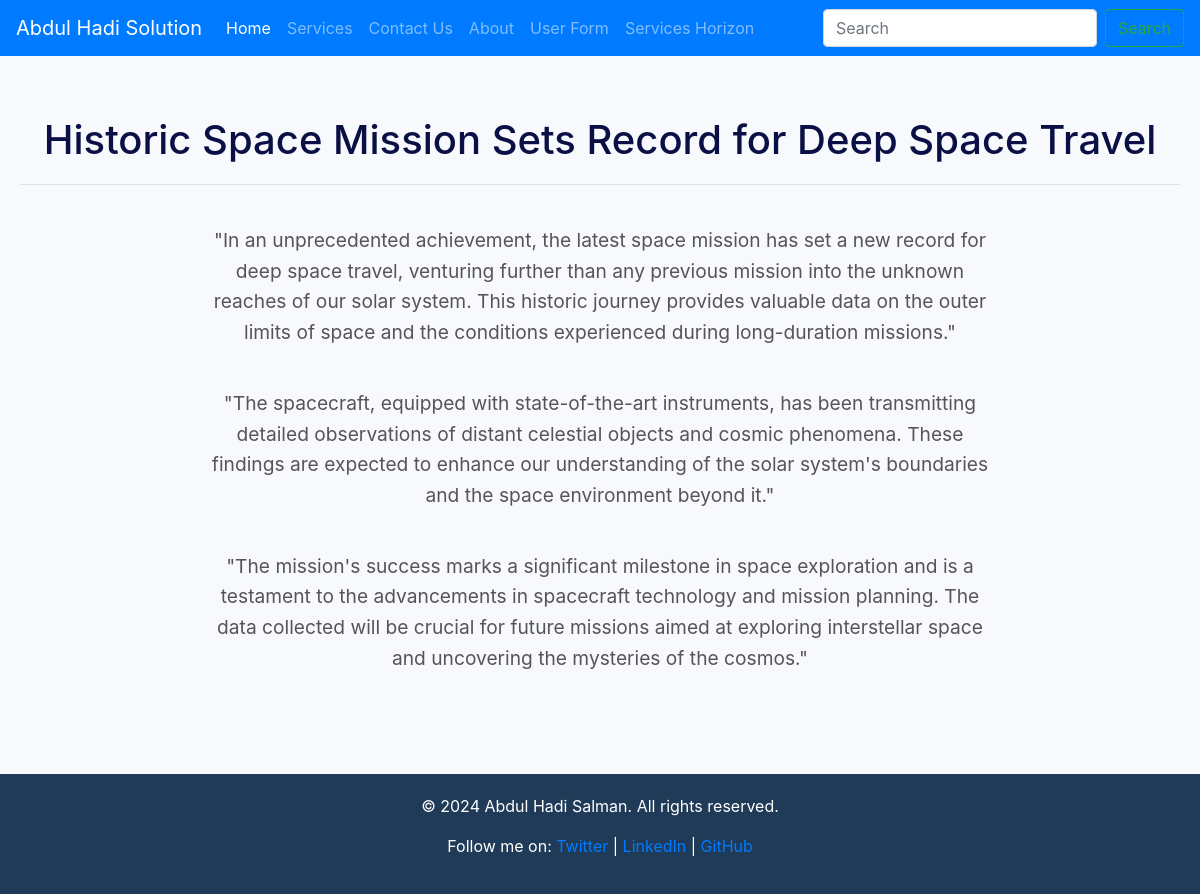
/newsdetails/historic-space-mission-sets-record-for-deep-space, run on the app's committed database.
### news_app/models.py (models this page shows)
class News(models.Model):
    news_title = models.CharField(max_length=100)
    news_description = HTMLField()
    news_slug = AutoSlugField(populate_from='news_title', unique=True, null=True, default=None)

### wscubetech/views.py (the view)
# urls.py: path('newsdetails/<slug>', views.newsDetail, name='newsDetail'),
@csrf_exempt
def newsDetail(request, slug):   # news_id is removed by news_slug
    try:
        newsDetail = News.objects.get(news_slug = slug)  #
    except News.DoesNotExist:
        return HttpResponse('News item not found', status=404)
    return render(request, "newsdetails.html", {'newsDetail': newsDetail})

### templates/newsdetails.html (shortened to what this page needs)
{% load static %}
<!DOCTYPE html>
<html lang="en">
<head>
    <link rel="stylesheet" href="{% static 'css/main.css' %}">
    <link rel="stylesheet" href="https://cdn.jsdelivr.net/npm/bootstrap@4.0.0/dist/css/bootstrap.min.css">
</head>
<body>
    {% include 'nav_bar.html' %}
    <section class="about-section">
        <h1>{{ newsDetail.news_title }}</h1> <hr>
        <p>{{ newsDetail.news_description | safe  }}</p>
    </section>
    {% include 'footer.html' %}
</body>
</html>

### static/css/main.css (style rules this page uses)
body { font-family: Arial, sans-serif; margin: 0; padding: 0; background-color: #f0f4f8; }
.about-section, .services-section, .contact-section { padding: 50px 20px; text-align: center; }
.about-section p, .services-section ul { font-size: 1.2em; line-height: 1.6; }
.about-section { padding: 60px 20px; background-color: #f7f9fc; text-align: center; }
.about-section h1 { font-size: 2.5em; color: #0A1045; margin-bottom: 20px; }
.about-section p { font-size: 1.2em; color: #555; margin-bottom: 40px; max-width: 800px; margin-left: auto; margin-right: auto; }

### data on the page
News: news_title "Historic Space Mission Sets Record for Deep Space Travel", news_description "\"In an unprecedented achievement, the latest space mission has set a new record for deep space travel, venturing further than any previous mission into the unknown reaches of our solar system. This historic journey provides valuable data on the outer limits of space and the conditions experienced during long-duration missions.\" \"The spacecraft, equipped with state-of-the-art instruments, has been transmitting detailed observations of distant celestial objects and cosmic phenomena. These findings are expected to enhance our understanding of the solar system's boundaries and the space environment beyond it.\" \"The mission's success marks a significant milestone in space exploration and is a…"
